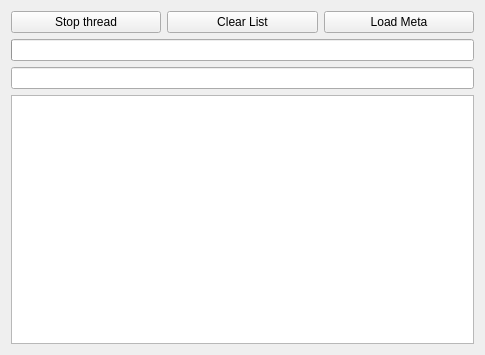
<?xml version="1.0" encoding="UTF-8"?>
<ui version="4.0">
 <class>MainWindow</class>
 <widget class="QMainWindow" name="MainWindow">
  <property name="geometry">
   <rect>
    <x>0</x>
    <y>0</y>
    <width>485</width>
    <height>355</height>
   </rect>
  </property>
  <property name="windowTitle">
   <string>MainWindow</string>
  </property>
  <widget class="QWidget" name="centralWidget">
   <layout class="QVBoxLayout" name="verticalLayout">
    <item>
     <layout class="QHBoxLayout" name="horizontalLayout">
      <property name="topMargin">
       <number>0</number>
      </property>
      <item>
       <widget class="QPushButton" name="stopThread">
        <property name="text">
         <string>Stop thread</string>
        </property>
       </widget>
      </item>
      <item>
       <widget class="QPushButton" name="clear">
        <property name="text">
         <string>Clear List</string>
        </property>
       </widget>
      </item>
      <item>
       <widget class="QPushButton" name="pushButton">
        <property name="text">
         <string>Load Meta</string>
        </property>
       </widget>
      </item>
     </layout>
    </item>
    <item>
     <widget class="QProgressBar" name="progressBar"/>
    </item>
    <item>
     <widget class="QLineEdit" name="lineEdit"/>
    </item>
    <item>
     <widget class="QListWidget" name="listWidget">
      <property name="verticalScrollMode">
       <enum>QAbstractItemView::ScrollPerPixel</enum>
      </property>
      <property name="horizontalScrollMode">
       <enum>QAbstractItemView::ScrollPerPixel</enum>
      </property>
      <property name="spacing">
       <number>5</number>
      </property>
     </widget>
    </item>
   </layout>
  </widget>
 </widget>
 <layoutdefault spacing="6" margin="11"/>
 <resources/>
 <connections/>
</ui>
